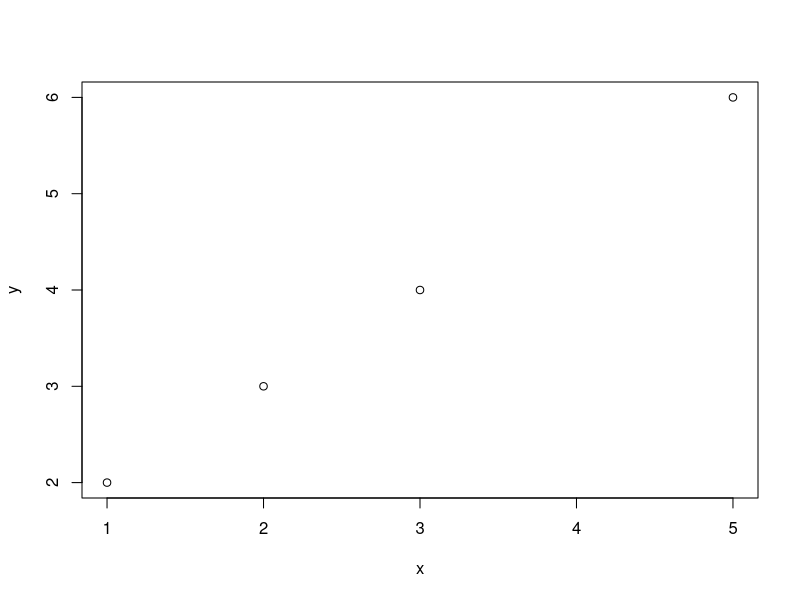
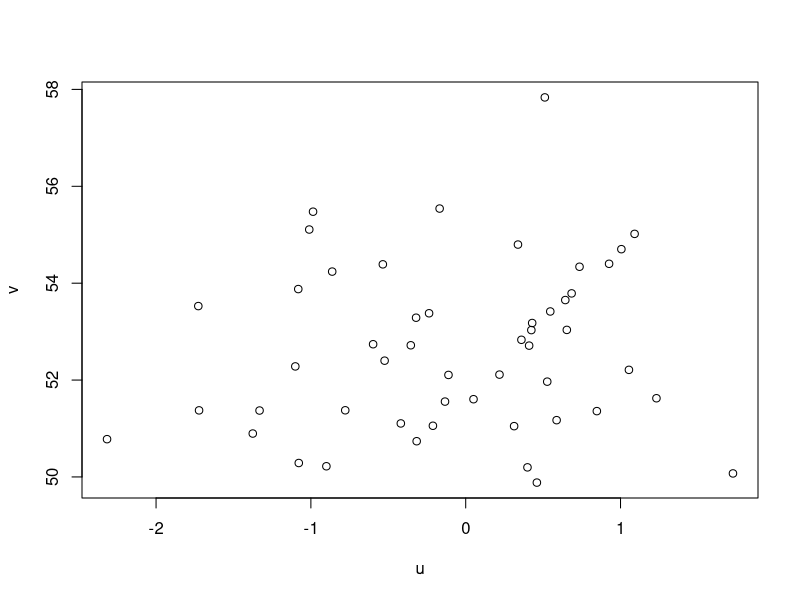
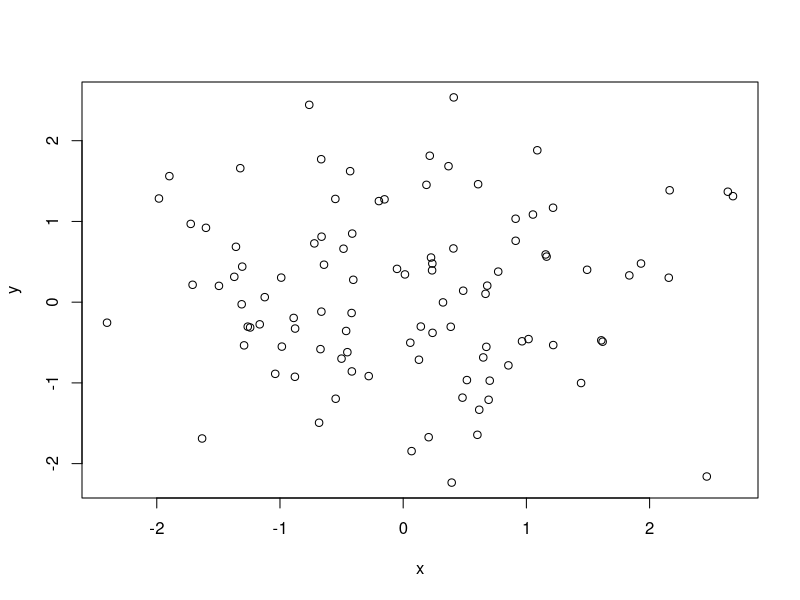
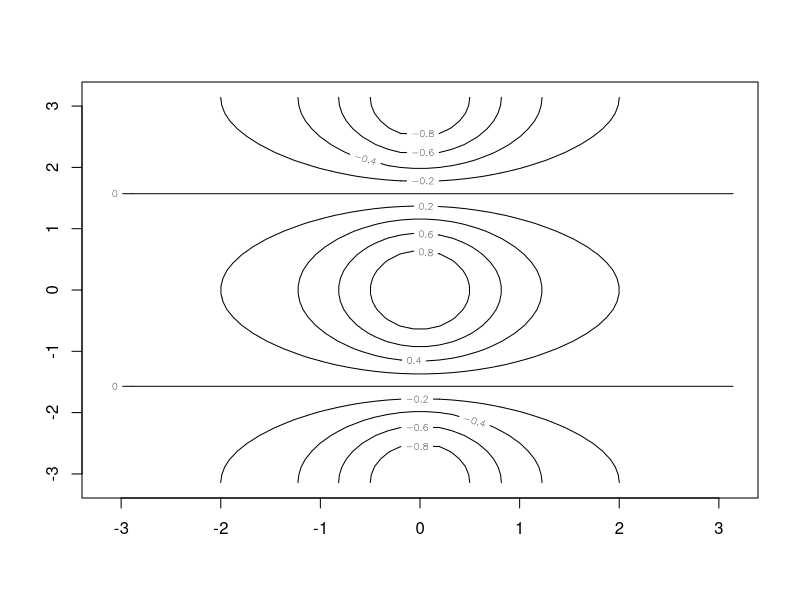
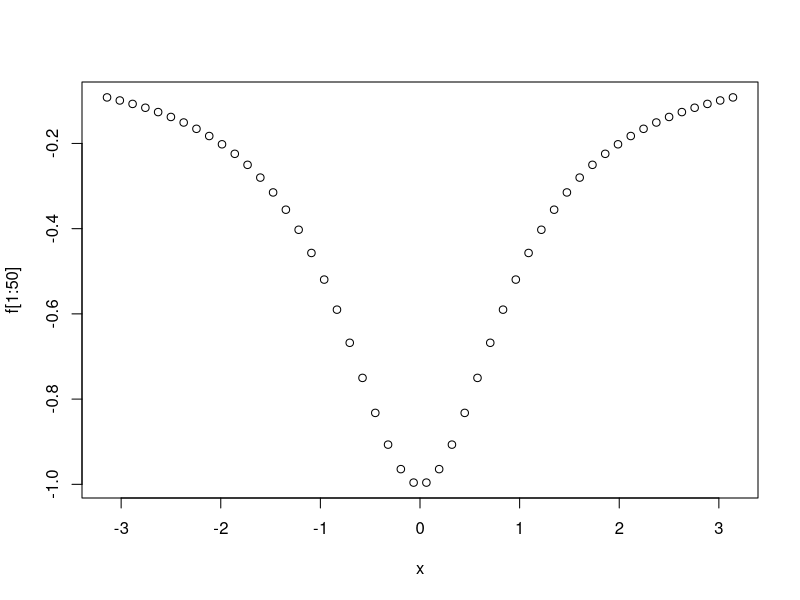
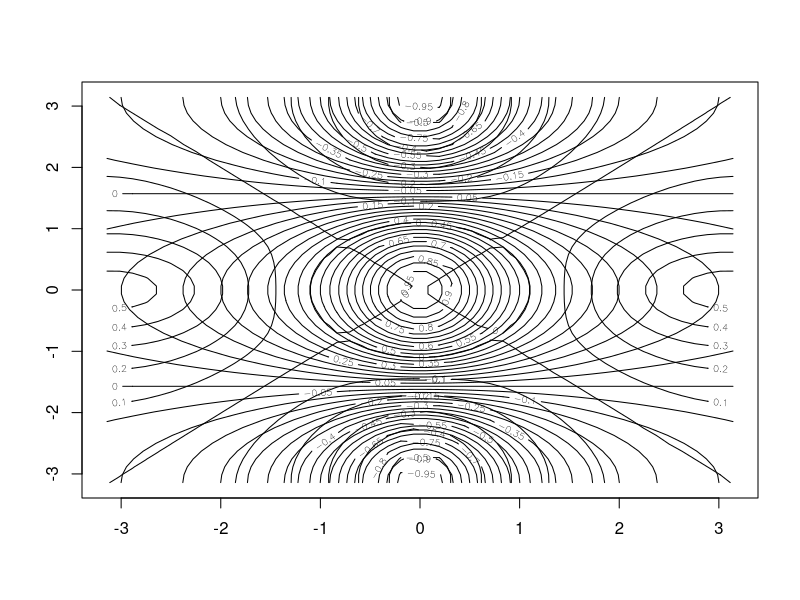
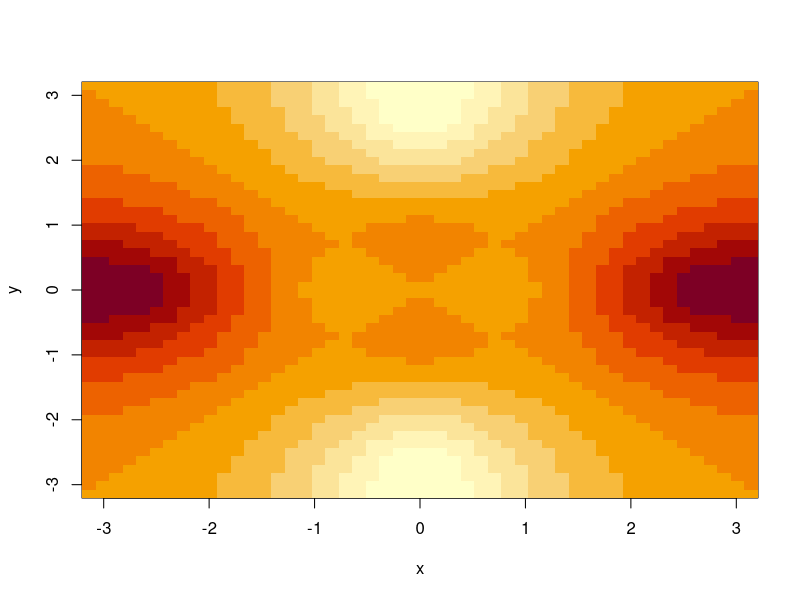
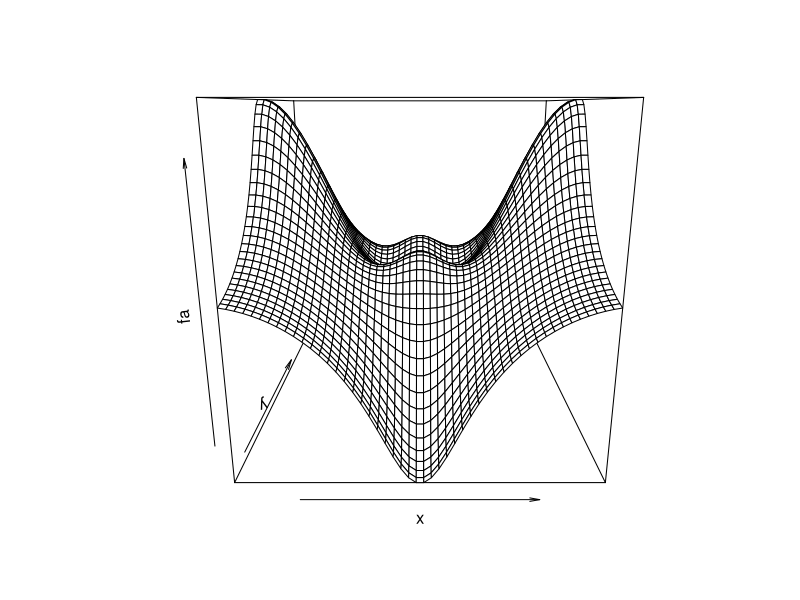

The R source for these figures, in order:
x=c(1,2,3,5)
x
y=c(2,3,4,6)
plot(x,y)

length(x)
length(y)
ls()

a=matrix(data=c(1,2,3,4), nrow=2, ncol=2)
a

b=matrix(data=c(1,2,3,4),2,2,byrow=TRUE)
b

sqrt(b)

u=rnorm(50)
v=x+rnorm(50, mean=50, sd=1)
plot(u,v)

set.seed(3)
y=rnorm(100)
mean(y)
var(y)

x=rnorm(100)
y=rnorm(100)
plot(x,y)


x= seq(1,10)
x
x=seq(-pi, pi, length=50)

y=x
f=outer(x,y, function(x,y)cos(y)/(1+x^2))
contour(x,y,f)
plot(x,f[1:50]) # lenght of f is 50
fa=(f-t(f))/2
contour(x,y,fa, nlevels=15)


contour(x,y,f,nlevels=45, add=T)

mean(x)
var(x)
sqrt(var(x))

image(x,y,fa)
persp(x,y,fa)
persp(x,y,fa,theta=30)

A = matrix(1:16,4,4)
A[2,3]
A
